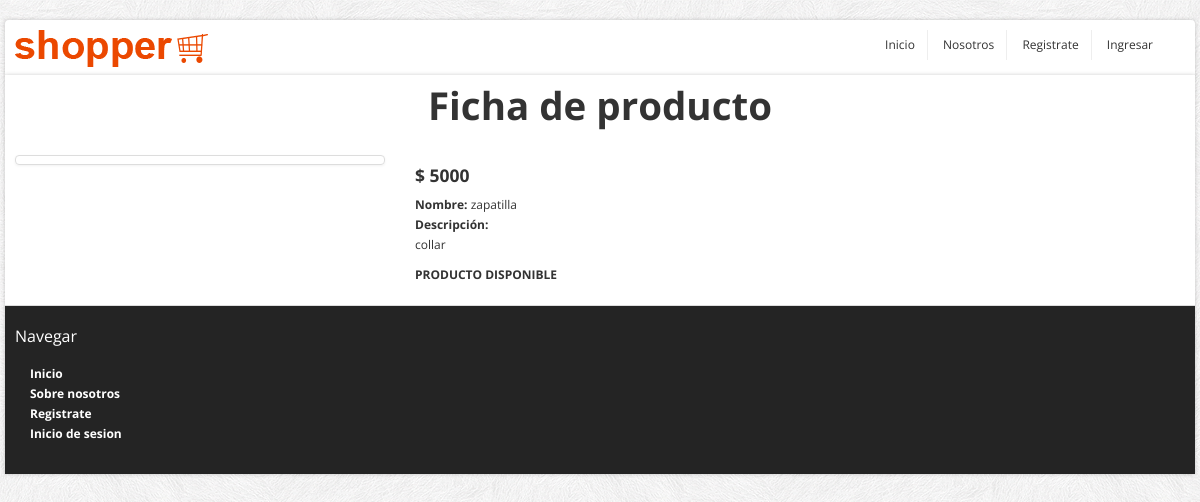
The page /producto_ficha_anon/1 on the database as committed earlier.
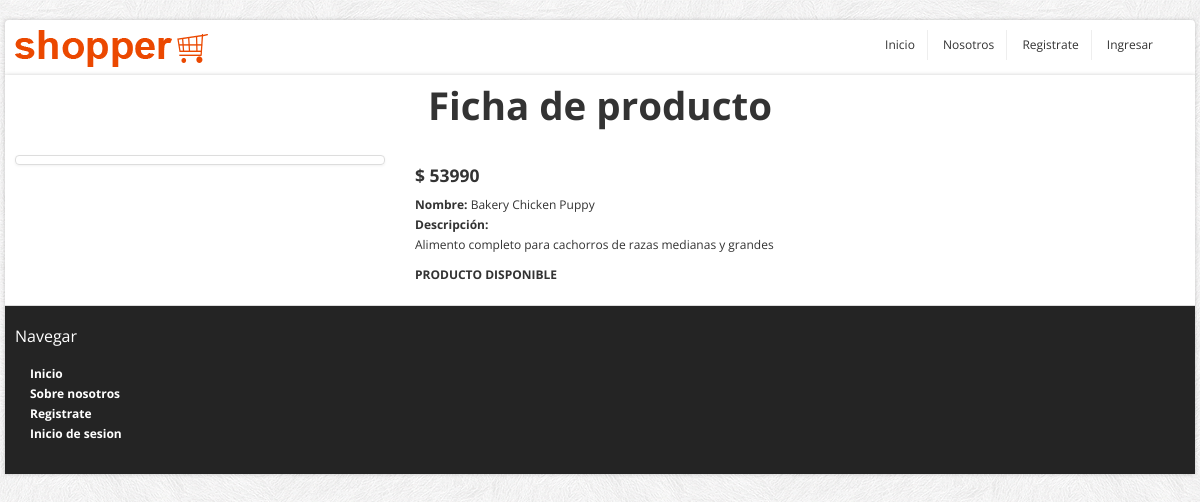
The same page on the database as committed later.
### core/models.py (models this page shows, shortened)
class Producto(models.Model):
    idProducto = models.IntegerField(primary_key=True, verbose_name="Id Producto")
    nomProducto = models.CharField(max_length=80, blank=False, null=False, verbose_name="Nombre Producto")
    descripcion = models.CharField(max_length=300, null=True, blank=True, verbose_name="Descripción")
    precio = models.IntegerField(verbose_name="Precio")
    porcDesctoSubscriptor = models.IntegerField(blank=False, null=False, default=0,verbose_name="Porcentaje Descuento Suscriptor")
    porcDesctoOferta = models.IntegerField(blank=False, null=False, default=0,verbose_name="Porcentaje Descuento Oferta")
    imagen = models.ImageField(upload_to="images/", default="sinfoto.jpg", null=False, blank=False, verbose_name="Imagen Producto")
    cantidad= models.IntegerField(blank=False, null=False, default=0,verbose_name="Cantidad")
    categoria = models.ForeignKey(Categoria, on_delete=models.DO_NOTHING)

### core/views.py (the view)
# urls.py: path('producto_ficha_anon/<id>', producto_ficha, name="producto_ficha"),
def producto_ficha(request, id):
    producto = Producto.objects.get(idProducto=id)
    data = {"producto":  producto}
    return render(request, "core/ficha_producto_anon.html", data)

### core/templates/core/ficha_producto_anon.html (shortened to what this page needs)
{% load static %}
<!DOCTYPE html>
<html lang="en">
	<head>
		<link href="../../static/core/css/bootstrap/css/bootstrap.min.css" rel="stylesheet">
		<link href="../../static/core/css/bootstrap/css/bootstrap-responsive.min.css" rel="stylesheet">
		<link href="../../static/core/css/themes/css/bootstrappage.css" rel="stylesheet"/>
		<link href="../../static/core/css/themes/css/flexslider.css" rel="stylesheet"/>
		<link href="../../static/core/css/themes/css/main.css" rel="stylesheet"/>
	</head>
    <body>
		<div id="top-bar" class="container">
			<div class="row container-fluid">
					<ul class="user-menu">
						<div class="pull-left">
							<a href="index.html" class="logo pull-left"><img src="../../static/core/css/themes/images/logo.png" class="site_logo" alt=""></a>
						</div>
						<div class="pull-right">
							<li><a href="{% url 'home' %}">Inicio</a></li>
							<li><a href="{% url 'sobre_nosotros' %}">Nosotros</a></li>
							{% if user.is_authenticated %}
							<li><a href="{% url 'mis_datos' user.id %}">Mis Compras</a></li>
							<li><a href="{% url 'cerrar_sesion' %}">Cerrar Sesión</a></li>
							<li>{{ user.first_name}}</li>
							{% else %}
							<li><a href="{% url 'registrar_usuario' %}">Registrate</a></li>
							<li><a href="{% url 'iniciar_sesion' %}">Ingresar</a></li>
							{% endif %}
						</div>
					</ul>
			</div>
		</div>
		<div id="wrapper" class="container">
			<center><h1>Ficha de producto</h1></center>
			<br>
			<section class="main-content">
				<div class="row">
					<div class="span9">
						<div class="row">
							<div class="span4">
								<a class="thumbnail" data-fancybox-group="group1" title="Description 1"><img alt="" src="/media/{{ producto.imagen }}"></a>
							</div>
							<div class="span5">
								<address>
									<h4><strong>$ {{ producto.precio}}</strong></h4>
									<strong>Nombre:</strong> <span>{{ producto.nomProducto}}</span><br>
									<strong>Descripción:</strong><br>
									<p>{{ producto.descripcion}}</p>
									<strong>PRODUCTO DISPONIBLE</span><br>
								</address>
							</div>
						</div>
					</div>
				</div>
			</section>
			<section id="footer-bar">
				<div class="row">
					<div class="span3 abajo">
						<h4>Navegar</h4>
						<ul class="nav">
							<li><a href="index.html">Inicio</a></li>
							<li><a href="sobre_nosotros.html">Sobre nosotros</a></li>
							<li><a href="registro.html">Registrate</a></li>
							<li><a href="login.html">Inicio de sesion</a></li>
						</ul>
					</div>
				</div>
			</section>
		</div>
    </body>
</html>

Rows that differ between the two databases and show on the page:
changed Producto: precio "5000" → "53990"; nomProducto "zapatilla" → "Bakery Chicken Puppy"; descripcion "collar" → "Alimento completo para cachorros de razas medianas y grandes"
